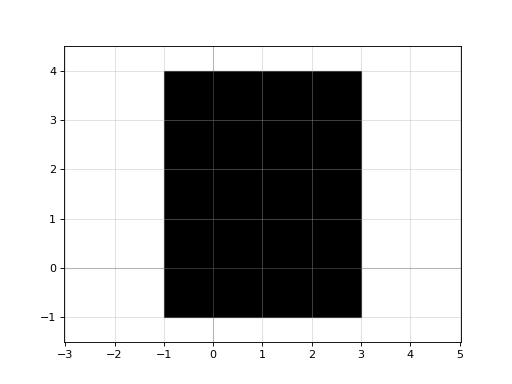

Reproduce this figure in Python.
import gdsfactory as gf

c = gf.components.bbox(bbox=((-1.0, -1.0), (3.0, 4.0)), layer=(1, 0), top=0, bottom=0, left=0, right=0)
c.plot()
